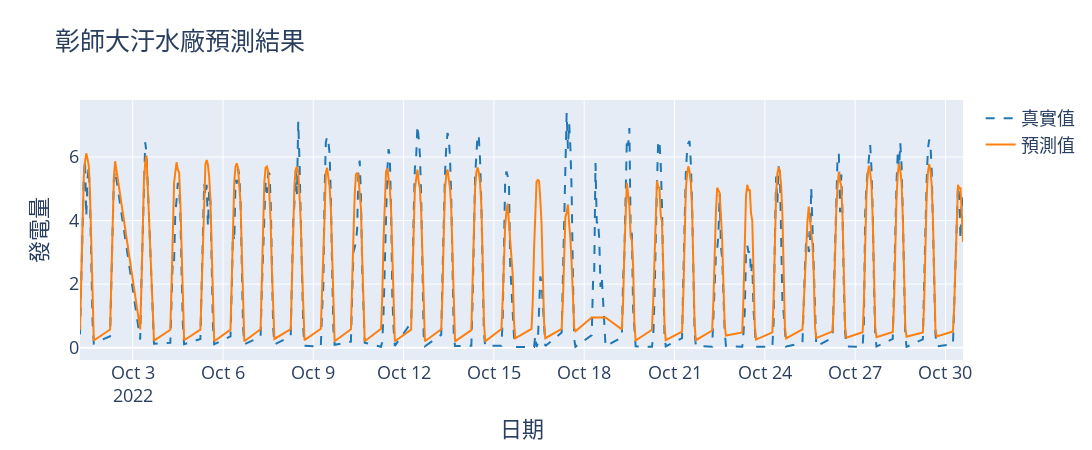

This figure's notebook cell:
### Code cell
line_color = [
    '#1f77b4',  # muted blue
    '#ff7f0e',  # safety orange
    '#2ca02c',  # cooked asparagus green
    '#d62728',  # brick red
    '#9467bd',  # muted purple
    '#8c564b',  # chestnut brown
    '#e377c2',  # raspberry yogurt pink
    '#7f7f7f',  # middle gray
    '#bcbd22',  # curry yellow-green
    '#17becf'   # blue-teal
]


xtick = int(len(test_data['TIME_TO_INTERVAL'])/24)

fig_line = go.Figure()

fig_line.add_trace(go.Scatter(y = pred['true'], x=test_data['TIME_TO_INTERVAL'],
                    mode='lines',
                    name='真實值',
                    line={'dash': 'dash'},
                    line_color= '#1f77b4'))
fig_line.add_trace(go.Scatter(y = pred['pred'], x=test_data['TIME_TO_INTERVAL'],
                    mode='lines',
                    name='預測值',
                    line_color= '#ff7f0e'))
fig_line.update_layout(
    yaxis_title='發電量',
    xaxis_title='日期',
    title='彰師大汙水廠預測結果',
    font=dict(
        size=18,
    ),
#     yaxis2=dict(anchor='x', overlaying='y', side='right')
    height=450, 
    width=1500,

)

fig_line.update_xaxes(nticks=xtick)


#     fig_line.write_html(f'{folder_path}/img/{methods}_{i}.html')

fig_line.show()

### Figure 1 — Plotly figure (JSON) as saved in the notebook; plotly's stock layout.template omitted (floating-point values rounded to 4 significant figures; data arrays with more than 128 entries replaced by an {"elided": "..."} marker saying what was removed)
{"data": [{"line": {"color": "#1f77b4", "dash": "dash"}, "mode": "lines", "name": "真實值", "type": "scatter", "x": {"elided": "345 str values"}, "y": {"elided": "345 float values"}}, {"line": {"color": "#ff7f0e"}, "mode": "lines", "name": "預測值", "type": "scatter", "x": {"elided": "345 str values"}, "y": {"elided": "345 float values"}}], "layout": {"font": {"size": 18}, "height": 450, "title": {"text": "彰師大汙水廠預測結果"}, "width": 1500, "xaxis": {"nticks": 14, "title": {"text": "日期"}}, "yaxis": {"title": {"text": "發電量"}}}}
